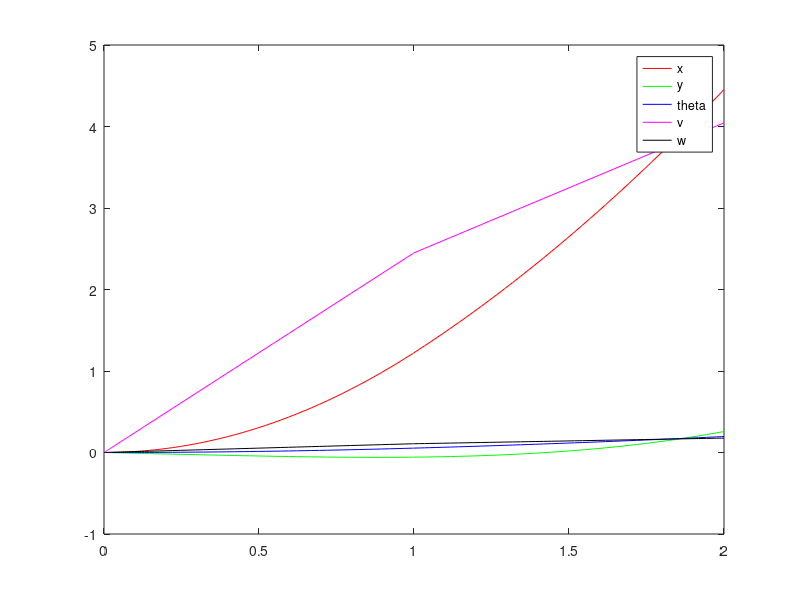
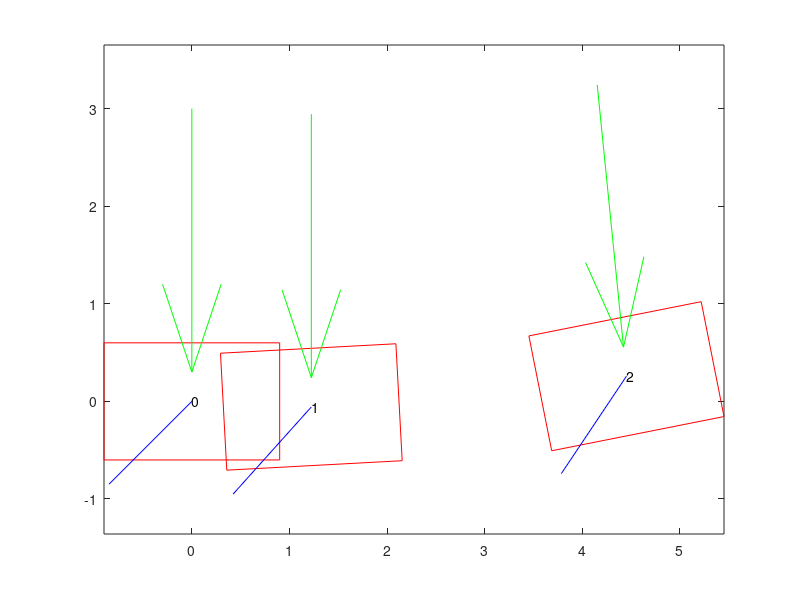

Write MATLAB code to recreate these figures, in order.

function main

global p1 p2 p3 p4 p5 p6 p7 p8 p9 p10 p11 ...
       a_tw a_aw psi_tw psi_aw delta_s delta_r Wc_aw Wp_aw gs gr ...
       F_s F_r x y theta v w A_s A_r ks kr rho_air rho_water;

% model 
p1 = 0.03;
p2 = 40;
p3 = -0.6; %60;
p4 = 200;
p5 = 1500;
p6 = 0.5;
p7 = 0.5;
p8 = 2;
p9 = 120;
p10 = 400;
p11 = 0.2;
% plane area
A_s = 0.25;
A_r = 0.05;
rho_air = 1.225;
rho_water = 1000;
ks = 160;
kr = 1.5;
% % lift and drag coefficients
% Cl_s = 1;
% Cd_s = 0.1;
% Cl_r = 1;
% Cd_r = 0.1;

% time 
tspan = [0 1];

% intial conditions
x = 0;
y = 0;
theta = 0;
v = 0;
w = 0;
Z_init = [x y theta v w]

% wind
a_tw = 3;
psi_tw = - pi * 0.5 %* 2/3 ;

% rudder and sail angle
delta_s = pi * 0.25 ;                                        
delta_r = 0  ;                                     

% apparent wind
Wc_aw = appWind_c(a_tw, psi_tw, theta, v)
[Wp_aw, a_aw, psi_aw] = appWind_p(Wc_aw)

L_s = aero_force(A_s, Wp_aw, delta_s, ks, 'lift')
D_s = aero_force(A_s, Wp_aw, delta_s, ks, 'drag')
L_r = hydro_force(A_r, [v;0], delta_r, kr, 'lift')
D_r = hydro_force(A_r, [v;0], delta_r, kr, 'drag')

F_s = sumAeroVectors(L_s, D_s)  
F_r = sumAeroVectors(L_r, D_r)

alpha = pi - abs(psi_aw) - abs(delta_s)
alpha = pi - abs(psi_aw) + (abs(delta_s)^2 * psi_aw) / (delta_s * abs(psi_aw))
gs = p4 * a_aw * sin(alpha)
alpha = -delta_r;
gr = p5 * v^2 * sin(alpha);

figure(1);
figure(2);

figure(2)
DrawRectangle([Z_init(1), Z_init(2), 1.8, 1.2, Z_init(3), 1.2, ...
               delta_s, a_tw, psi_tw, 0], 'r-'); 
%plot(Z_init(1), Z_init(2),'b')
hold on

for j = 1:2

    [t,z] = ode45(@(t,Z) sailboat(t,Z), tspan, Z_init);

    figure(1)
    plot(t,z(:,1),'r',t,z(:,2),'g', ...
       t,z(:,3),'b',t,z(:,4),'m',t,z(:,5),'k')
    hold on 

    % update initial conditions for next iteration: x y theta v w
    x = z(end,1);
    y = z(end,2);
    theta = z(end,3);
    v = z(end,4);
    w = z(end,5);
    Z_init = [x y theta v w]
    
    figure(2) 
    DrawRectangle([Z_init(1), Z_init(2), 1.8, 1.2, Z_init(3), 1.2, ...
                   delta_s, a_tw, psi_tw, j], 'r-'); 
    hold on
%     plot(Z_init(1), Z_init(2),'b')
%     hold on
    
    % update tspan
    tspan = tspan + 1;
    
    % CONTROLLER                    % todo!
    % update sail and rudder angle
    %delta_s = abs(delta_s) + 0.05
    %delta_r = abs(delta_r) + 0.1    
    
    % update wind angle and magnitude    
    a_tw = a_tw;
    psi_tw = psi_tw + 0.1;   
    
%     if (j > 9)
%         %psi_tw = -1 * psi_tw
%         delta_s = 0
%         
%     end

    % re-compute parameters
    % apparent wind
    Wc_aw = appWind_c(a_tw, psi_tw, theta, v);
    [Wp_aw, a_aw, psi_aw] = appWind_p(Wc_aw);

    L_s = aero_force(A_s, Wc_aw, delta_s, ks, 'lift');
    D_s = aero_force(A_s, Wc_aw, delta_s, ks, 'drag');
    L_r = hydro_force(A_r, [v;0], delta_r, kr, 'lift');
    D_r = hydro_force(A_r, [v;0], delta_r, kr, 'drag'); 

    F_s = sumAeroVectors(L_s, D_s)  
    F_r = sumAeroVectors(L_r, D_r) 
    
    alpha = pi - abs(psi_aw) - abs(delta_s)
    alpha = pi - abs(psi_aw) + (abs(delta_s)^2 * psi_aw) / (delta_s * abs(psi_aw))
    gs = p4 * a_aw * sin(alpha)
    alpha = -delta_r;
    gr = p5 * v^2 * sin(alpha);
    
end

figure(1)
legend('x', 'y', 'theta', 'v', 'w');

function dZdt = sailboat(t,Z)

global p1 p2 p3 p4 p5 p6 p7 p8 p9 p10 p11 ...
       a_tw psi_tw delta_s delta_r Wc_aw Wp_aw gs gr ...
       F_s F_r x y theta v w;

model = 'new';

dZdt = [ ...
        % x
        dxdt(Z(4), Z(3));
        % y
        dydt(Z(4), Z(3));
        % theta
        dthdt(Z(5));
        % v
        dvdt(Z(4), model);
        % w
        dwdt(Z(4), Z(5), model);
        ]; 
    
function h = DrawRectangle(param,style)
%--------------------------------------------------------------------------
% H = DRAWRECTANGLE(PARAM,STYLE)
% This function draws a rectangle with the given parameters:
% - inputs:
%          param................... 1x5 array
%          - param = [a, b, w, h, theta]
%          - (a,b): the center of the rectangle
%          - (w,h): width and height of the rectangle > 0
%          - theta: the rotation angle of the rectangle
%          style................... string
%          - plot style string
% - output:
%          h....................... plot handler
%
%   Usage Examples,
%
%   DrawRectangle([0 0 1 1 0]); 
%   DrawRectangle([-1,2,3,5,3.1415/6],'r-');
%   h = DrawRectangle([0,1,2,4,3.1415/3],'--');
%--------------------------------------------------------------------------
if (nargin <1),
    error('Please see help for INPUT DATA.');
elseif (nargin==1)
    style='b-';
end;
[m,n] = size(param);
if(m ~= 1 || n ~= 10)
    error('param should be an 1x10 array.');
end
if(param(3) <=0 || param(4) <=0)
    error('width and height must be positive values.');
end
a = param(1);
b = param(2);
w = param(3);
h = param(4);
l = param(6);
theta = param(5);
delta_s = param(7);
a_tw = param(8);
psi_tw = param(9);
j = param(10)
X = [-w/2 w/2 w/2 -w/2 -w/2];
Y = [h/2 h/2 -h/2 -h/2 h/2];
P = [X;Y];
ct = cos(theta);
st = sin(theta);
R = [ct -st;st ct];
P = R * P;
h = plot(P(1,:)+a,P(2,:)+b,style);
hold on
text(a,b,num2str(j))
hold on
S = [a, a + l * cos(theta + delta_s - pi); ...
     b, b + l * sin(theta + delta_s - pi)];
f = plot(S(1,:),S(2,:),'b');
hold on
% W = [a + a_tw * cos(psi_tw), -a_tw * cos(psi_tw); ...
%      b + a_tw * sin(psi_tw), -a_tw * sin(psi_tw)];
W = [a - a_tw * cos(psi_tw), a_tw * cos(psi_tw); ...
     b - a_tw * sin(psi_tw), a_tw * sin(psi_tw)];

g = quiver(W(1,1),W(2,1),W(1,2),W(2,2),'g');
axis equal;

function out = appWind_c(a_tw, psi_tw, theta, v)
%--------------------------------------------------------------------------
% Uses polar components of true wind to compute cartesian components of 
% apparent wind:
% - inputs:
%          a_tw : magnitude of true wind velocity
%          psi_tw : true wind angle relative to north-east-up frame
%          theta : heading angle relative to north-east-up frame
%          v : PMW velocity in direction of heading 
% - output:
%          out....................... 2x1 array
%          out : cartesian components of apparent wind relative to PMW
%          frame
%--------------------------------------------------------------------------
out = [(a_tw * cos(psi_tw - theta) - v); ...
       (a_tw * sin(psi_tw - theta))];
   
function [out1, out2, out3] = appWind_p(Wc_aw)
%--------------------------------------------------------------------------
% Uses cartesian components of apparent wind to compute polar components: 
% - inputs:
%          Wc_aw....................... 2x1 array
%          Wc_aw : cartesian components of apparent wind relative to PMW
%          frame
% - output:
%          out1....................... 2x1 array
%          out1 : polar components of apparent wind [mag; angle] relative to PMW
%          frame
%          out2 : magnitude of apparent wind velocity 
%          out3 : apparent wind angle relative to PMW frame
%--------------------------------------------------------------------------
out1 = [hypot(Wc_aw(2,:), Wc_aw(1,:)); ...
       atan2(Wc_aw(2,:), Wc_aw(1,:))];

out2 = out1(1,:);

out3 = out1(2,:);

function out = aero_force(A_plane, v_fluid, delta, k, force)
%--------------------------------------------------------------------------
% Lift or drag force, square of velocity neglected due to roll of body
% - inputs:
%          A_plane : plane area of sail or wing
%          vfluid....................... 2x1 array
%          v_fluid : fluid velocity, manitude and angle relative to PMW
%          frame
%          C : lift or drag coefficent       
% - output:
%          out....................... 2x1 array
%          out : magnitude and direction of force relative to PMW
%--------------------------------------------------------------------------
global rho_air 
a_aw = v_fluid(1,:);
psi_aw = v_fluid(2,:);
k1 = k / A_plane;
alpha = psi_aw - delta;
alpha = pi - abs(psi_aw) + (abs(delta)^2 * psi_aw) / (delta * abs(psi_aw))

if force == 'lift'
    psi_aero = (abs(psi_aw) -(0.5 * pi)) * (-delta / abs(delta))
    C = k1 * sin(2 * alpha)
else 
    psi_aero = psi_aw;
    C = k1 * (1 - cos(2 * alpha));
end

out = [0.5 * rho_air * A_plane * a_aw * C ; psi_aero];

function out = hydro_force(A_plane, v_fluid, delta, k, force)
%--------------------------------------------------------------------------
% Lift or drag force
% - inputs:
%          A_plane : plane area of sail or wing
%          vfluid....................... 2x1 array
%          v_fluid : fluid velocity, manitude and angle relative to PMW
%          frame
%          C : lift or drag coefficent       
% - output:
%          out....................... 2x1 array
%          out : magnitude and direction of force relative to PMW
%--------------------------------------------------------------------------
global rho_water
v = v_fluid(1,:);
k1 = k / A_plane;
alpha = -delta;

if force == 'lift'
    C = k1 * sin(2 * alpha);
    out = [0, 0];
else 
    psi_aero = 0;
    C = k1 * (1 - cos(2 * alpha))
end
    
out = [0.5 * rho_water * A_plane * v^2 * C ; pi];

function out = sumAeroVectors(lift,drag)
%--------------------------------------------------------------------------
% Find the resultant of perpendicular lift or drag forces as polar
% components.
% - inputs:
%          lift....................... 2x1 array
%          lift : polar components  of lift force relative to PMW frame
%          drag....................... 2x1 array
%          drag : polar components  of drag force relative to PMW frame
% - output:
%          out....................... 2x1 array
%          out : Polar components of resultant force [mag; angle]
%--------------------------------------------------------------------------
[lift_x, lift_y] = pol2cart(lift(2,:), lift(1,:));
[drag_x, drag_y] = pol2cart(drag(2,:), drag(1,:));

out = [hypot(lift(1,:), drag(1,:)); ...
       atan2((lift_y + drag_y), (lift_x + drag_x))]; 

function out = old_aero_force()
%--------------------------------------------------------------------------
% Find the resultant of perpendicular lift or drag forces as polar
% components.
% - inputs:
%          lift : plane area of sail or wing
%          drag : fluid velocity
% - output:
%          out....................... 2x1 array
%          out : Polar components of resultant force [mag; angle]
%--------------------------------------------------------------------------
global p4 p5 a_aw delta_s delta_r psi_aw v
delta = delta_s
alpha = pi - abs(psi_aw) - abs(delta)
out = p4 * a_aw * sin(alpha)

function out = old_hydro_force()
%--------------------------------------------------------------------------
% Find the resultant of perpendicular lift or drag forces as polar
% components.
% - inputs:
%          lift : plane area of sail or wing
%          drag : fluid velocity
% - output:
%          out....................... 2x1 array
%          out : Polar components of resultant force [mag; angle]
%--------------------------------------------------------------------------
global p4 p5 a_aw delta_s delta_r psi_aw v
alpha = delta_r
out = p5 * v^2 * sin(alpha);

function out = dxdt(v,theta)
%--------------------------------------------------------------------------
% The horizontal velocity of the PMW. 
% sum of:
% - x component of velocity (in direction of heading) in  north-east-up frame
% - horizontal drift due to the true wind velocity
% - input:
%          v : velocity
%          theta : heading angle
% - output:
%          out : horizontal velocity
%--------------------------------------------------------------------------
global p1 a_tw psi_tw;   
out =  v * cos(theta) + (p1 * a_tw * cos(psi_tw)); ...
    
function out = dydt(v, theta)
%--------------------------------------------------------------------------
% The vertical velocity of the PMW. 
% sum of:
% - y component of velocity (in direction of heading) in  north-east-up frame
% - vertical drift due to the true wind velocity
% - input:
%          v : velocity
%          theta : heading angle
% - output:
%          out : horizontal velocity
%--------------------------------------------------------------------------
global p1 a_tw psi_tw;   
out =  v * sin(theta) + (p1 * a_tw * sin(psi_tw)); ...
    
function out = dthdt(w)
%--------------------------------------------------------------------------
% The angular velocity of the PMW. 
%          out : angular velocity
%--------------------------------------------------------------------------
out = w; ...
    
function out = dvdt(v, version)
%--------------------------------------------------------------------------
% The acceleration of the PMW in the direction of the heading (theta). 
% Component of wind force on sail acting parallel to heading direction  
% minus the product of:
% - component of water force on rudder acting parallel to heading direction
% - rudder break coefficient
% - input:
%          v : velocity
%          version : old model or new model
% - output:
%          out : acceleration
%--------------------------------------------------------------------------
global p2 p9 p11 gs gr F_s F_r delta_s delta_r;

if version == 'old'
    out = (gs * sin(delta_s) - gr * p11 * sin(delta_r) - p2 * v^2) / p9; ...

elseif version == 'new'
    out = (F_s(1,:) * cos(F_s(2,:)) ...     % sail force 
           + F_r(1,:) * cos(F_r(2,:))) ...  % rudder force
           / p9; ...                        % mass
end

function out = dwdt(v,w,version)
%--------------------------------------------------------------------------
% The acceleration of the PMW in the direction of the heading (theta). 
% Component of wind force on sail acting parallel to heading direction  
% minus the product of:
% - component of water force on rudder acting parallel to heading direction
% - rudder break coefficient
% - input:
%          v : velocity
%          v : angular velocity
%          version : old model or new model
% - output:
%          out : acceleration
%--------------------------------------------------------------------------
global p3 p6 p7 p8 p10 gs gr F_s F_r delta_s delta_r;

if version == 'old'
    p3 = -p3
    out =  (gs * (p6 - p7 * cos(delta_s)) - gr * p8 * cos(delta_r) - p3 ...
                * v * w) / p10; ...
elseif version == 'new'
    out = (( F_s(1,:) * sin(-F_s(2,:))) * (p6 - (p7 * cos(delta_s))) ... % moment due to force on sails 
           + F_r(1,:) * sin(-F_r(2,:)) * p8 * cos(delta_r) ...     % moment due to force on rudder
           + p3 * v * w) ... % moment due to rotational drag
           / p10; ...
           
end
    
